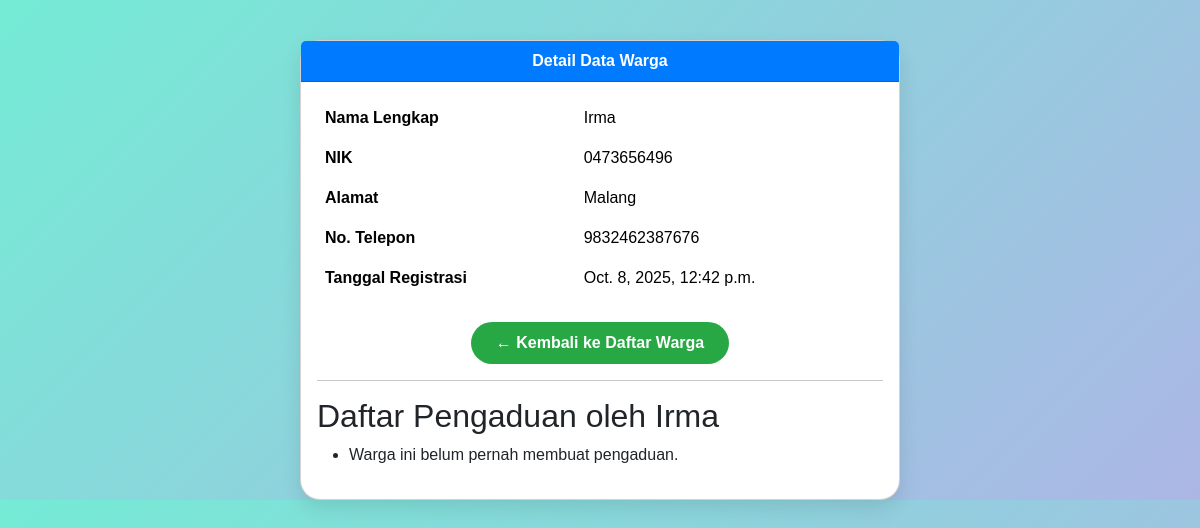
Screenshot of /warga/2/ with the database file from the repository.
### warga/models.py (models this page shows, shortened)
class Warga(models.Model):
    nik = models.CharField(max_length=16, unique=True, verbose_name="Nomor Induk Kependudukan")
    nama_lengkap = models.CharField(max_length=100, verbose_name="Nama Lengkap")
    alamat = models.TextField(verbose_name="Alamat Tinggal")
    no_telepon = models.CharField(max_length=15, blank=True, verbose_name="Nomor Telepon")
    tanggal_registrasi = models.DateTimeField(auto_now_add=True)

### warga/views.py (the view)
# urls.py: path('<int:pk>/', WargaDetailView.as_view(), name='warga-detail'),
class WargaDetailView(DetailView):
    model = Warga

### warga/templates/warga/warga_detail.html (shortened to what this page needs)
<!DOCTYPE html>
<html lang="id">
<head>
    <link href="https://cdn.jsdelivr.net/npm/bootstrap@5.3.2/dist/css/bootstrap.min.css" rel="stylesheet">
</head>
<body>
<div class="container">
    <div class="card mx-auto" style="max-width: 600px;">
        <div class="card-header text-center">
            Detail Data Warga
        </div>
        <div class="card-body">
            <table class="table table-borderless">
                <tr>
                    <th>Nama Lengkap</th>
                    <td>{{ warga.nama_lengkap }}</td>
                </tr>
                <tr>
                    <th>NIK</th>
                    <td>{{ warga.nik }}</td>
                </tr>
                <tr>
                    <th>Alamat</th>
                    <td>{{ warga.alamat }}</td>
                </tr>
                <tr>
                    <th>No. Telepon</th>
                    <td>{{ warga.no_telepon }}</td>
                </tr>
                <tr>
                    <th>Tanggal Registrasi</th>
                    <td>{{ warga.tanggal_registrasi }}</td>
                </tr>
            </table>
            <div class="text-center mt-4">
                <a href="{% url 'warga-list' %}" class="btn btn-back px-4 py-2">← Kembali ke Daftar Warga</a>
            </div>
            <hr>
            <h2>Daftar Pengaduan oleh {{ object.nama_lengkap }}</h2>
            <ul>
                {% for aduan in object.pengaduan.all %}
                    <li>
                        <strong>{{ aduan.judul }}</strong> (Status: {{ aduan.get_status_display }})
                        <p>{{ aduan.deskripsi }}</p>
                    </li>
                {% empty %}
                    <li>Warga ini belum pernah membuat pengaduan.</li>
                {% endfor %}
            </ul>
        </div>
    </div>
</div>
</body>
</html>

### warga/templates/warga/warga_detail.html (style rules this page uses)
body { background: linear-gradient(135deg, #74ebd5 0%, #ACB6E5 100%); font-family: "Poppins", sans-serif; padding-top: 40px; }
.card { border-radius: 20px; box-shadow: 0 8px 20px rgba(0,0,0,0.1); }
.card-header { background-color: #007bff; color: white; font-weight: bold; border-top-left-radius: 20px; border-top-right-radius: 20px; }
.btn-back { background-color: #28a745; color: white; border-radius: 25px; font-weight: 600; }

### rows the page displays
Warga: nama_lengkap "Irma", nik "0473656496", alamat "Malang", no_telepon "9832462387676", tanggal_registrasi "Oct. 8, 2025, 12:42 p.m."
